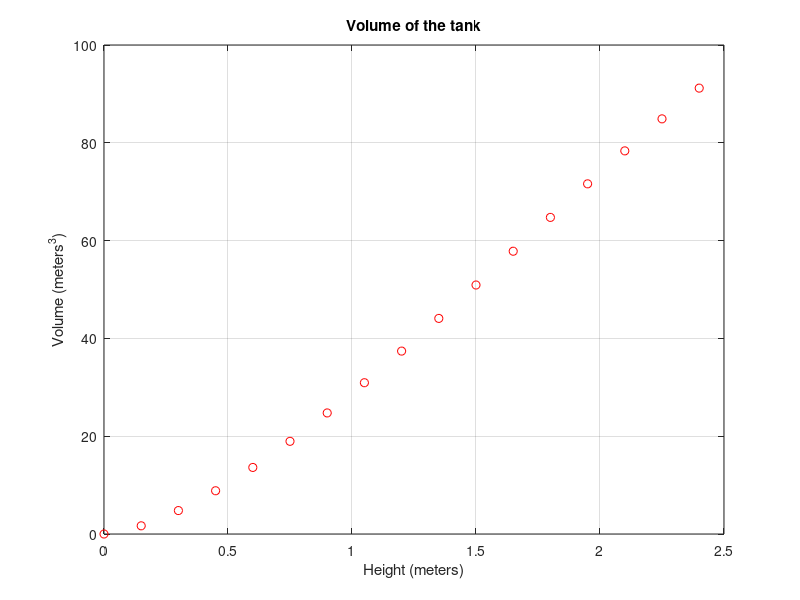

The MATLAB script that drew this image:
    %%%%%%%%%%%%%%%%%%%%%%%%%%%%%%%%%%%%%%%%%%%%%%%%%%%%%%%%%%%%%%%%%%%%%
% ENGR 132 
% Program Description 
% Shows the steps for safely filling fluid tank given certain conditions,
% gives the number of increment and plots the final results.
%
% Assignment Information
%   Assignment:     A08, Problem 4
%   Author:         Samuel Morales, moral137@purdue.edu
%   Team ID:        024-19
%   Academic Integrity:
%     [] I worked with one or more peers but our collaboration
%        maintained academic integrity.
%     Peers I worked with: Victoria Boltesseva, vboltass@purdue.edu
%%%%%%%%%%%%%%%%%%%%%%%%%%%%%%%%%%%%%%%%%%%%%%%%%%%%%%%%%%%%%%%%%%%%%


%% ____________________
%% INITIALIZATION
clc;clear;
tank_d = 3.35; %Tank diameter (m)
tank_l = 14.5; %Tank length (m)
delta_h = 0.15; %Fluid height increment (m)
safe_percent = 0.8; %Safety percent
h = 0; %initializes height
indx = 1; %Initializes index for vector
%% ____________________
%% CALCULATIONS
tank_r = tank_d / 2; %Calculates the tank radius
L_c = tank_l - tank_d; %Calculates the lenght of the cylindrical section of the tank

%% Calculations for max volume
h_max = tank_d; %Height at max volume
cos_vmax = acos((tank_r - h_max) / tank_r); %arcosine expression
sqrt_vmax = (2 * tank_r * h_max - h_max^2)^(1/2); %Square root expression
V_max = pi * h_max^2 * (3 * tank_r - h_max)/ 3; %First section of max volume
V_max = V_max + L_c * (tank_r^2 * cos_vmax - (tank_r - h_max) * sqrt_vmax); %Includes second section of max volume
safe_vol = safe_percent * V_max; %Safe volume used in while loop

%% Calculations for V_tol
% Calculations for higher value
h_1 = tank_r + 0.5 * delta_h ; % height of higher value
cos_h_1 = acos((tank_r - h_1) / tank_r); %arcosine expression
sqrt_h_1 = (2 * tank_r * h_1 - h_1^2)^(1/2); %Square root expression
V_h_1 = pi * h_1^2 * (3 * tank_r - h_1) / 3; %First section of volume
V_h_1 = V_h_1 + L_c * (tank_r^2 * cos_h_1 - (tank_r - h_1) * sqrt_h_1); %Includes second section of volume

% Calculations for lower value
h_2 = tank_r - 0.5 * delta_h ; % height of higher value
cos_h_2 = acos((tank_r - h_2) / tank_r); %arcosine expression
sqrt_h_2 = (2 * tank_r * h_2 - h_2^2)^(1/2); %Square root expression
V_h_2 = pi * h_2^2 * (3 * tank_r - h_2)/ 3; %First section of volume
V_h_2 = V_h_2 + L_c * (tank_r^2 * cos_h_2 - (tank_r - h_2) * sqrt_h_2); %Includes second section of volume

% Final value

V_tol = V_h_1 - V_h_2; %Tolerance  volume used in loop

%% Calculations for initial volume
cos_h = acos((tank_r - h) / tank_r); %arcosine expression
sqrt_h = (2 * tank_r * h - h^2)^(1/2); %Square root expression
V_h = pi * h^2 * (3 * tank_r - h) / 3; %First section of volume
V_h = V_h + L_c * (tank_r^2 * cos_h - (tank_r - h) * sqrt_h); %Final initial volume at h = 0

height(indx) = h; %Sets up the initial height in the vector for graphing
volume(indx) = V_h; %Sets up the initial volume in the vector for graphing
%% While loop

while V_h < safe_vol - V_tol
    indx = indx + 1;
    h = h + delta_h; %Updates height by delta h
    height(indx) = h; %Assigns new height to the vector
    %Recalculates the volume at the new height
    cos_h = acos((tank_r - h) / tank_r); %arcosine expression
    sqrt_h = (2 * tank_r * h - h^2)^(1/2); %Square root expression
    V_h = pi * h^2 * (3 * tank_r - h) / 3; %First section of volume
    V_h = V_h + L_c * (tank_r^2 * cos_h - (tank_r - h) * sqrt_h); %Final volume at height = h
    
    volume(indx) = V_h; %Assigns new volume to volume vector
end

h_final = height(end);%Gets final height
v_final = volume(end); %Gets final volume5
%% ____________________
%% FORMATTED TEXT & FIGURE DISPLAY

fprintf("The number of iterations were : %.f\n", indx-1)
fprintf("The safe fill volume is: %.2f meters^3\n", safe_vol)
fprintf("The final volume is: %.2f meters^3\n", v_final)

figure(1)
plot(height,volume, 'ro')
title("Volume of the tank")
xlabel("Height (meters)")
ylabel("Volume (meters^3)")
grid on
%% ____________________
%% RESULTS
%The number of iterations were : 16
%The safe fill volume is: 94.37 meters^3
%The final volume is: 91.18 meters^3
%% ____________________
%% ACADEMIC INTEGRITY STATEMENT
% I have not used source code obtained from any other unauthorized
% source, either modified or unmodified. I have not provided
% access to my code to anyone in any way. The script I am 
% submitting is my own original work.







